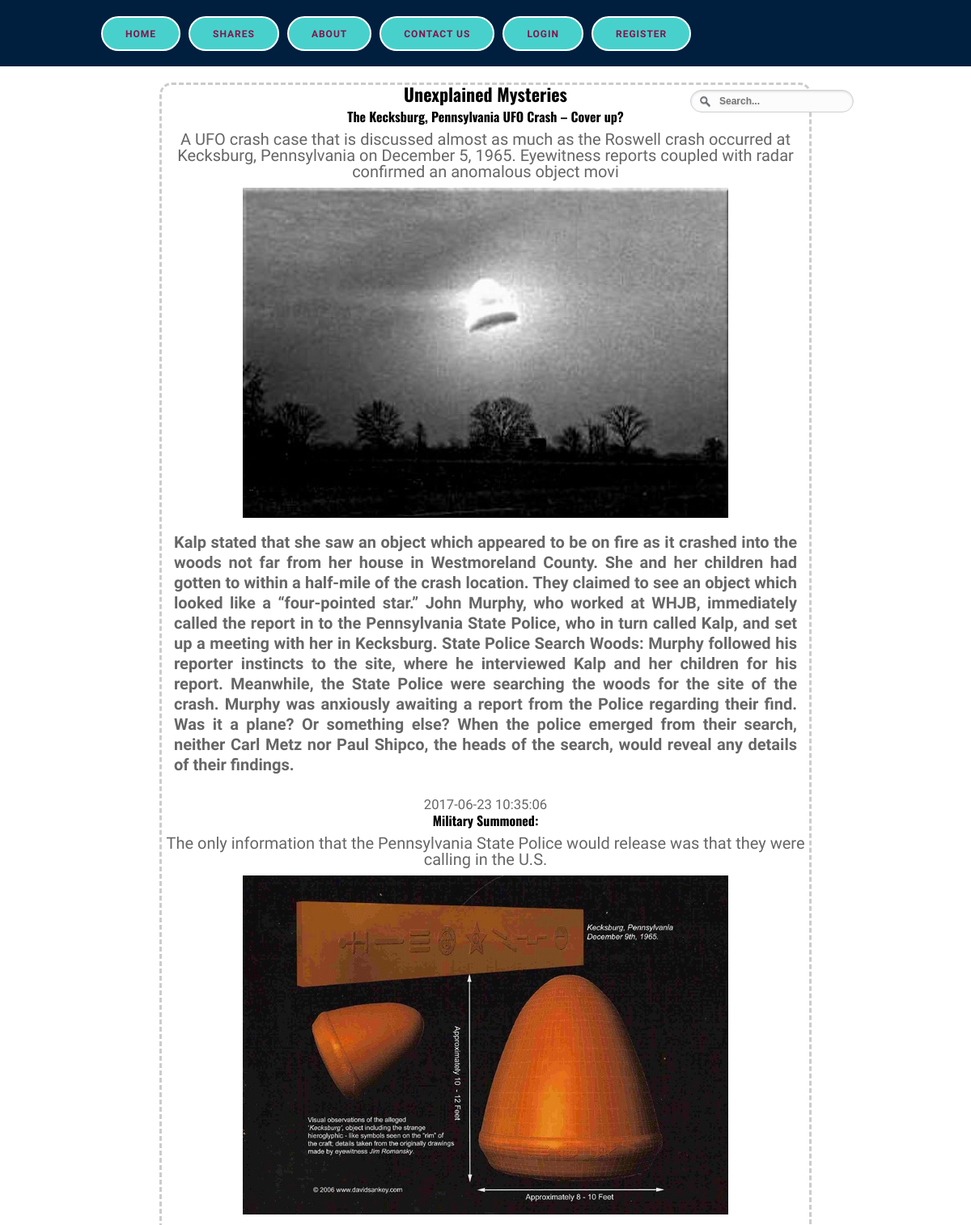
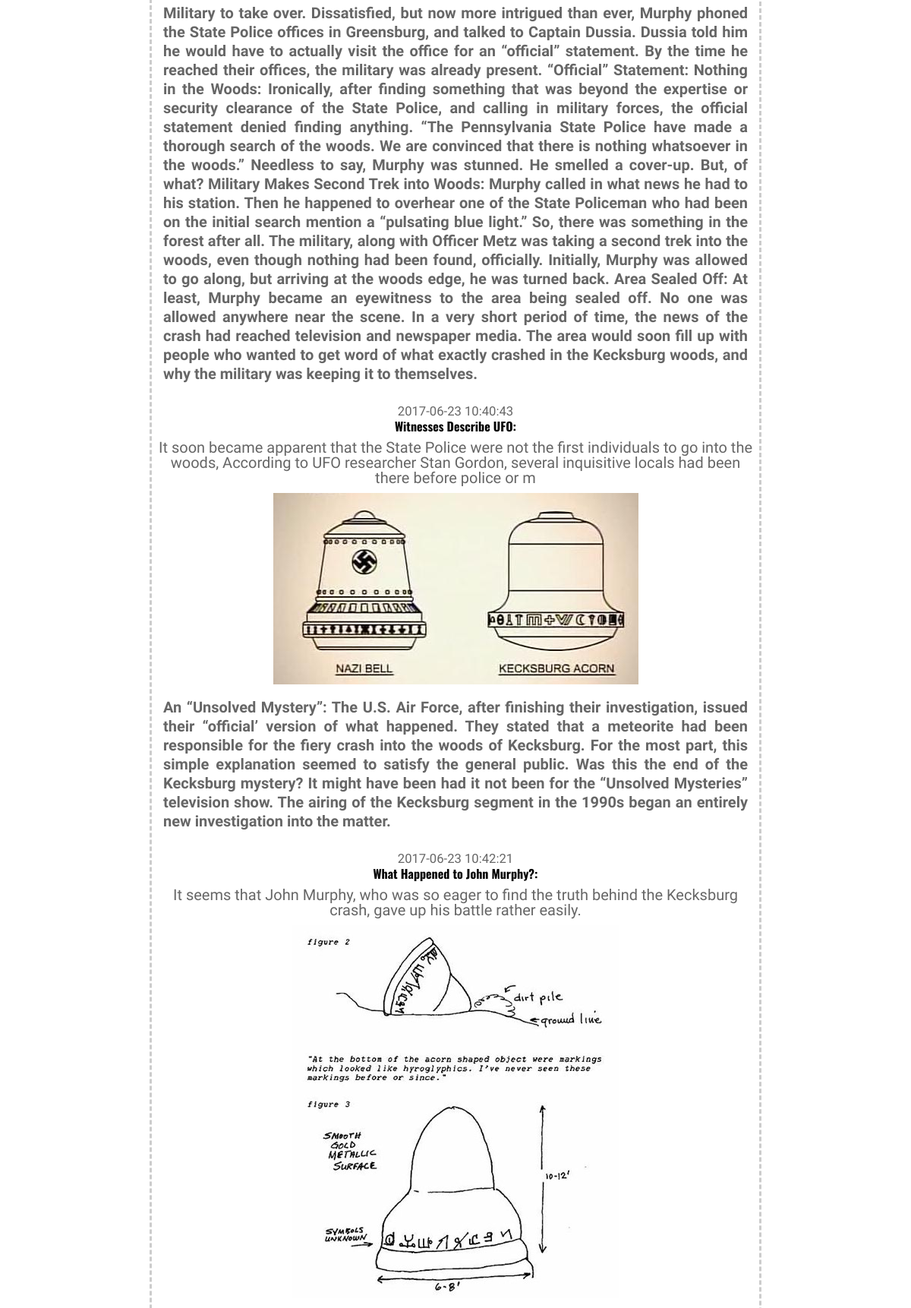
Page /readmore/index/4 (upper part) on the committed database (2 pictures, top to bottom).
### tables this page shows
CREATE TABLE IF NOT EXISTS `images` (
  `id_image` int(11) NOT NULL AUTO_INCREMENT,
  `img_title` varchar(200) NOT NULL,
  `img_intro` varchar(200) NOT NULL,
  `img_body` text NOT NULL,
  `img_date` datetime NOT NULL DEFAULT CURRENT_TIMESTAMP,
  `img_name` varchar(200) NOT NULL,
  `img_id` int(11) NOT NULL,
  `cat_title` varchar(200) NOT NULL,
  `cat_id` int(11) NOT NULL,
  PRIMARY KEY (`id_image`)
);

### views/main.php (called while the page is built)
<?php include 'includes/header.php'; ?>

### controllers/readmore.php (called while the page is built)
<?php
class Readmore extends Controller{
	protected function Index(){
		$viewmodel = new ReadModel();
		$this->returnView($viewmodel->Index(), true);
	}
}
 ?>

### classes/Model.php (called while the page is built, shortened)
<?php
abstract class Model{
	protected $dbh;
	protected $stmt;
	public function __construct(){
		$this->dbh = new PDO("mysql:host=".DB_HOST.";dbname=".DB_NAME, DB_USER, DB_PASS);
	}
	public function query($query){
		$this->stmt = $this->dbh->prepare($query);
	}
	public function execute(){
		$this->stmt->execute();
	}
	public function resultSet(){
		$this->execute();
		return $this->stmt->fetchAll(PDO::FETCH_ASSOC);
	}
}
 ?>

### models/readmore.php (called while the page is built, shortened)
<?php
class ReadModel extends Model{
	public function Index(){
	if (isset($_GET['id'])) {
		$id = $_GET['id'];
		$this->query("SELECT * FROM images WHERE img_id = {$id}");
		$rows = $this->resultSet();
		return $rows;
		}
	}
}
 ?>

### views/readmore/index.php (the view, shortened to what this page needs)
<link rel="stylesheet" href="../../assets/css/style.css">
<link href="../../searchf/form.css" rel="stylesheet" type="text/css" />
 <section id="drugi" >
        <div class="wrapper" id="readmore">
            <h1>Unexplained Mysteries</h1>
            <?php foreach($viewmodel as $image): ?>
            <h4><?php echo $image['img_title']; ?></h4>
            <p><?php echo $image['img_intro']; ?></p>
            <img src="../../images/<?php echo $image['img_name']; ?>">
            <p class="art"><b><?php echo $image['img_body']; ?></b></p>
            <small><?php echo $image['img_date']; ?></small>
            <?php endforeach; ?>
        </div>
        </section>

### assets/css/style.css (style rules this page uses)
img { max-width:100%; }
p { margin:0 0 0.5em; }
.wrapper { width:auto; margin:0 auto; height: auto; overflow:hidden; }
#readmore { width: 800px; border:3px dashed #ccc; border-radius: 15px; background-color: #fff; }
.art { padding: 15px; text-align: justify; line-height: 25px; }
#drugi { padding:20px 0; text-align:center; overflow:hidden; }
@media screen and (min-width:1024px) and (max-width:1260px) { .wrapper { width:960px; } }
* { padding:0; margin:0; outline:0; }
body { font-family: 'Berkshire Swash', cursive; font-size:20px; line-height:20px; color:#666; background: #F0FFFF; }
h1, h2, h3, h4, h5 { font-family: "Oswald", Arial, sans-serif; padding-bottom:8px; color: black; }
h1 { font-size:22px; line-height:22px; }
h4 { font-size:16px; line-height:19px; }

### views/readmore/index.php (style rules this page uses)
body { background: url('http://i.imgur.com/Eor57Ae.jpg') no-repeat fixed center center; background-size: cover; }

### rows in the picture
images: img_title "The Kecksburg, Pennsylvania UFO Crash – Cover up?", img_intro "A UFO crash case that is discussed almost as much as the Roswell crash occurred at Kecksburg, Pennsylvania on December 5, 1965. Eyewitness reports coupled with radar confirmed an anomalous object movi", img_name (picture), img_body "Kalp stated that she saw an object which appeared to be on fire as it crashed into the woods not far from her house in Westmoreland County. She and her children had gotten to within a half-mile of the crash location. They claimed to see an object which looked like a “four-pointed star.” John Murphy, who worked at WHJB, immediately called the report in to the Pennsylvania State Police, who in turn called Kalp, and set up a meeting with her in Kecksburg. State Police Search Woods: Murphy followed his reporter instincts to the site, where he interviewed Kalp and her children for his report. Meanwhile, the State Police were searching the woods for the site of the crash. Murphy was anxiously…", img_date "2017-06-23 10:35:06"
images: img_title "Military Summoned:", img_intro "The only information that the Pennsylvania State Police would release was that they were calling in the U.S.", img_name (picture), img_body "Military to take over. Dissatisfied, but now more intrigued than ever, Murphy phoned the State Police offices in Greensburg, and talked to Captain Dussia. Dussia told him he would have to actually visit the office for an “official” statement. By the time he reached their offices, the military was already present. “Official” Statement: Nothing in the Woods: Ironically, after finding something that was beyond the expertise or security clearance of the State Police, and calling in military forces, the official statement denied finding anything. “The Pennsylvania State Police have made a thorough search of the woods. We are convinced that there is nothing whatsoever in the woods.” Needless to…", img_date "2017-06-23 10:40:43"
images: img_title "Witnesses Describe UFO:", img_intro "It soon became apparent that the State Police were not the first individuals to go into the woods, According to UFO researcher Stan Gordon, several inquisitive locals had been there before police or m", img_name (picture), img_body "An “Unsolved Mystery”: The U.S. Air Force, after finishing their investigation, issued their “official’ version of what happened. They stated that a meteorite had been responsible for the fiery crash into the woods of Kecksburg. For the most part, this simple explanation seemed to satisfy the general public. Was this the end of the Kecksburg mystery? It might have been had it not been for the “Unsolved Mysteries” television show. The airing of the Kecksburg segment in the 1990s began an entirely new investigation into the matter.", img_date "2017-06-23 10:42:21"
images: img_title "What Happened to John Murphy?:", img_intro "It seems that John Murphy, who was so eager to find the truth behind the Kecksburg crash, gave up his battle rather easily.", img_name (picture)
